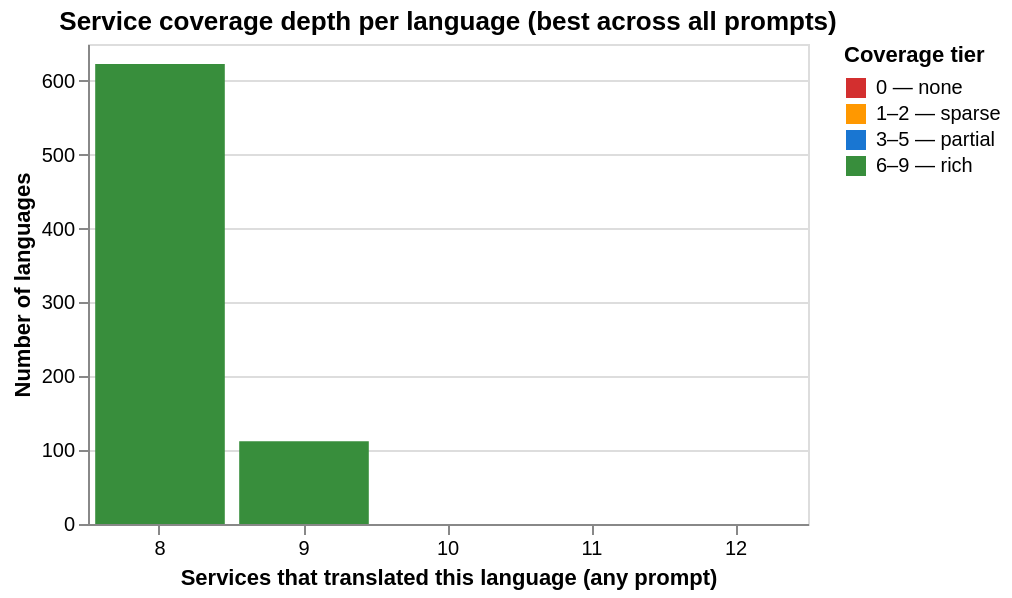

This figure's notebook cell:
### Markdown cell above
### Languages with Zero Coverage

These are the most interesting cases for the paper — languages where the pipeline produced nothing at all. Are they low-resource languages? Script-diverse languages? Languages where 'Digital Humanities' genuinely has no circulation?

### Code cell
term = TARGET_TERMS[0]
df_all = all_dfs[term].copy()
df_all["language_family"] = df_all["language_code"].apply(get_language_family)

all_svc_cols = {**BASELINE_SERVICES, **LLM_SERVICES}
svc_cols = [c for c in all_svc_cols.values() if c in df_all.columns]

# A service "covers" a language if it succeeded in at least one prompt variant
coverage = df_all.groupby("language_code")[svc_cols].agg(lambda x: x.notna().any()).reset_index()
lang_meta = df_all[["language_code", "language_name", "language_family"]].drop_duplicates("language_code")
baseline = coverage.merge(lang_meta, on="language_code")
baseline["n_services"] = baseline[svc_cols].sum(axis=1)

TIERS = {"0 — none": (0,0), "1–2 — sparse": (1,2), "3–5 — partial": (3,5), "6–9 — rich": (6,9)}
def tier(n):
    for label, (lo, hi) in TIERS.items():
        if lo <= n <= hi: return label
    return "other"
baseline["tier"] = baseline["n_services"].apply(tier)

tier_order = list(TIERS.keys())
hist = alt.Chart(baseline).mark_bar().encode(
    x=alt.X("n_services:O", title="Services that translated this language (any prompt)", axis=alt.Axis(labelAngle=0)),
    y=alt.Y("count():Q", title="Number of languages"),
    color=alt.Color("tier:N", sort=tier_order,
        scale=alt.Scale(domain=tier_order, range=["#d32f2f","#ff9800","#1976d2","#388e3c"]),
        title="Coverage tier"),
    tooltip=["n_services:O", "count():Q", "tier:N"],
).properties(width=360, height=240, title="Service coverage depth per language (best across all prompts)")

low_cov = baseline[baseline["n_services"] <= 3][
    ["language_code","language_name","language_family","n_services","tier"]
].sort_values(["n_services","language_family"]).reset_index(drop=True)

print(f"Zero coverage: {(baseline['n_services']==0).sum()} | Sparse (1-3): {((baseline['n_services']>=1)&(baseline['n_services']<=3)).sum()}. Only sparse languages: {low_cov['language_name'].tolist()}")

hist

### Figure 1 — Vega specification as saved in the notebook (floating-point values rounded to 4 significant figures)
{"$schema": "https://vega.github.io/schema/vega/v6.json", "data": [{"name": "source_0", "values": [{"__count": 112, "__count_end": 112.0, "__count_start": 0.0, "n_services": 9, "tier": "6–9 — rich"}, {"__count": 623, "__count_end": 623.0, "__count_start": 0.0, "n_services": 8, "tier": "6–9 — rich"}, {"__count": 41, "__count_end": 41.0, "__count_start": 0.0, "n_services": 11, "tier": "other"}, {"__count": 80, "__count_end": 80.0, "__count_start": 0.0, "n_services": 10, "tier": "other"}, {"__count": 24, "__count_end": 24.0, "__count_start": 0.0, "n_services": 12, "tier": "other"}]}, {"name": "source_0_x_domain_n_services", "values": [{"n_services": 9}, {"n_services": 8}, {"n_services": 11}, {"n_services": 10}, {"n_services": 12}]}], "marks": [{"type": "rect", "name": "marks", "from": {"data": "source_0"}, "encode": {"update": {"x": {"field": "n_services", "scale": "x"}, "tooltip": {"signal": "{\"n_services\": isValid(datum[\"n_services\"]) ? datum[\"n_services\"] : \"\"+datum[\"n_services\"], \"Count of Records\": format(datum[\"__count\"], \"\"), \"tier\": isValid(datum[\"tier\"]) ? datum[\"tier\"] : \"\"+datum[\"tier\"]}"}, "width": {"signal": "max(0.25, bandwidth('x'))"}, "y2": {"field": "__count_start", "scale": "y"}, "fill": {"field": "tier", "scale": "color"}, "y": {"field": "__count_end", "scale": "y"}}}, "style": ["bar"]}], "scales": [{"name": "x", "type": "band", "domain": {"data": "source_0_x_domain_n_services", "field": "n_services", "sort": true}, "range": [0, {"signal": "width"}], "paddingInner": 0.1, "paddingOuter": 0.05}, {"name": "y", "type": "linear", "domain": {"data": "source_0", "fields": ["__count_start", "__count_end"]}, "range": [{"signal": "height"}, 0], "zero": true, "nice": true}, {"name": "color", "type": "ordinal", "domain": ["0 — none", "1–2 — sparse", "3–5 — partial", "6–9 — rich"], "range": ["#d32f2f", "#ff9800", "#1976d2", "#388e3c"]}], "axes": [{"scale": "y", "maxExtent": 0, "zindex": 0, "tickCount": {"signal": "ceil(height/40)"}, "gridScale": "x", "orient": "left", "aria": false, "minExtent": 0, "ticks": false, "grid": true, "labels": false, "domain": false}, {"scale": "x", "labelAngle": 0, "title": "Services that translated this language (any prompt)", "grid": false, "labelBaseline": "top", "zindex": 0, "orient": "bottom"}, {"scale": "y", "tickCount": {"signal": "ceil(height/40)"}, "grid": false, "labelOverlap": true, "orient": "left", "title": "Number of languages", "zindex": 0}], "title": {"text": "Service coverage depth per language (best across all prompts)", "frame": "group"}, "legends": [{"title": "Coverage tier", "fill": "color", "symbolType": "square"}], "padding": 5, "style": "cell", "background": "white", "width": 360, "height": 240}
